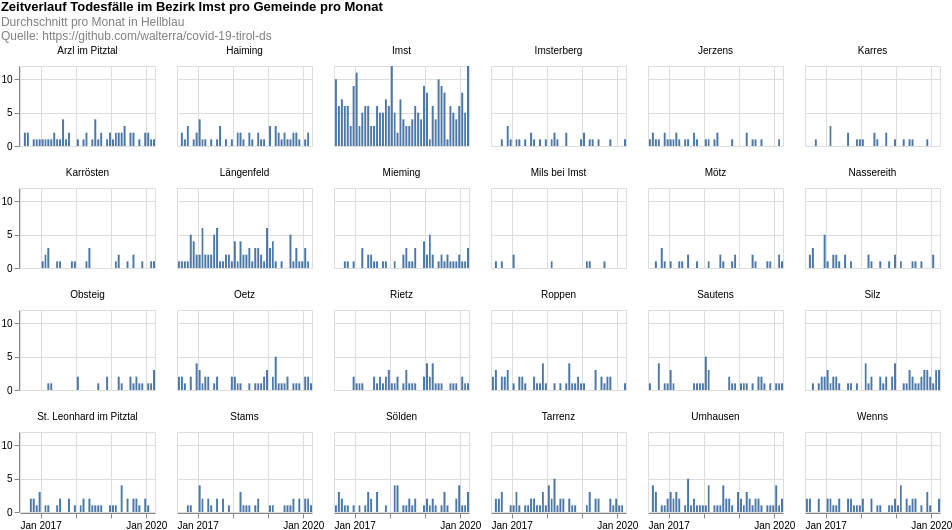

Express this chart as Vega-Lite.
### Vega-Lite specification from a JSON file in a GitHub repository (floating-point values rounded to 4 significant figures; data arrays with more than 128 entries replaced by an {"elided": "..."} marker saying what was removed)
{"config": {"view": {"continuousWidth": 400, "continuousHeight": 300}}, "data": {"name": "data-aa50d12ee3fa5c552f6ee2c70f3cbffc"}, "facet": {"type": "nominal", "field": "municipaly", "title": null}, "spec": {"layer": [{"mark": "bar", "encoding": {"tooltip": [{"type": "temporal", "field": "date", "timeUnit": "yearmonth"}, {"type": "quantitative", "aggregate": "sum", "field": "count"}], "x": {"type": "temporal", "field": "date", "timeUnit": "yearmonth", "title": null}, "y": {"type": "quantitative", "aggregate": "sum", "field": "count", "title": null}}, "height": 80, "width": 135}]}, "columns": 6, "padding": 0, "title": {"text": ["Zeitverlauf Todesfälle im Bezirk Imst pro Gemeinde pro Monat"], "subtitle": ["Durchschnitt pro Monat in Hellblau", "Quelle: https://github.com/walterra/covid-19-tirol-ds"], "color": "black", "subtitleColor": "gray"}, "$schema": "https://vega.github.io/schema/vega-lite/v4.0.2.json", "datasets": {"data-aa50d12ee3fa5c552f6ee2c70f3cbffc": {"elided": "1258 records"}}}
